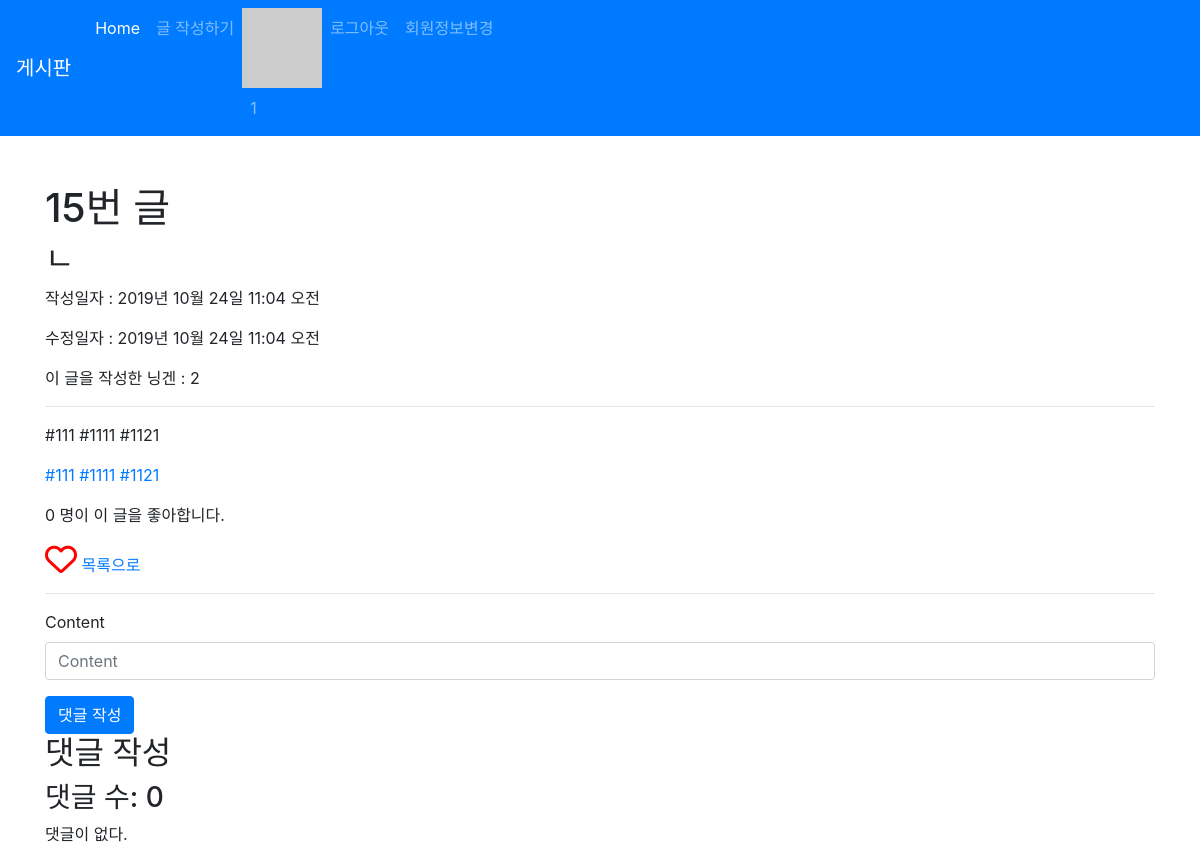
Before: /articles/15/ (signed in) with the older database file.
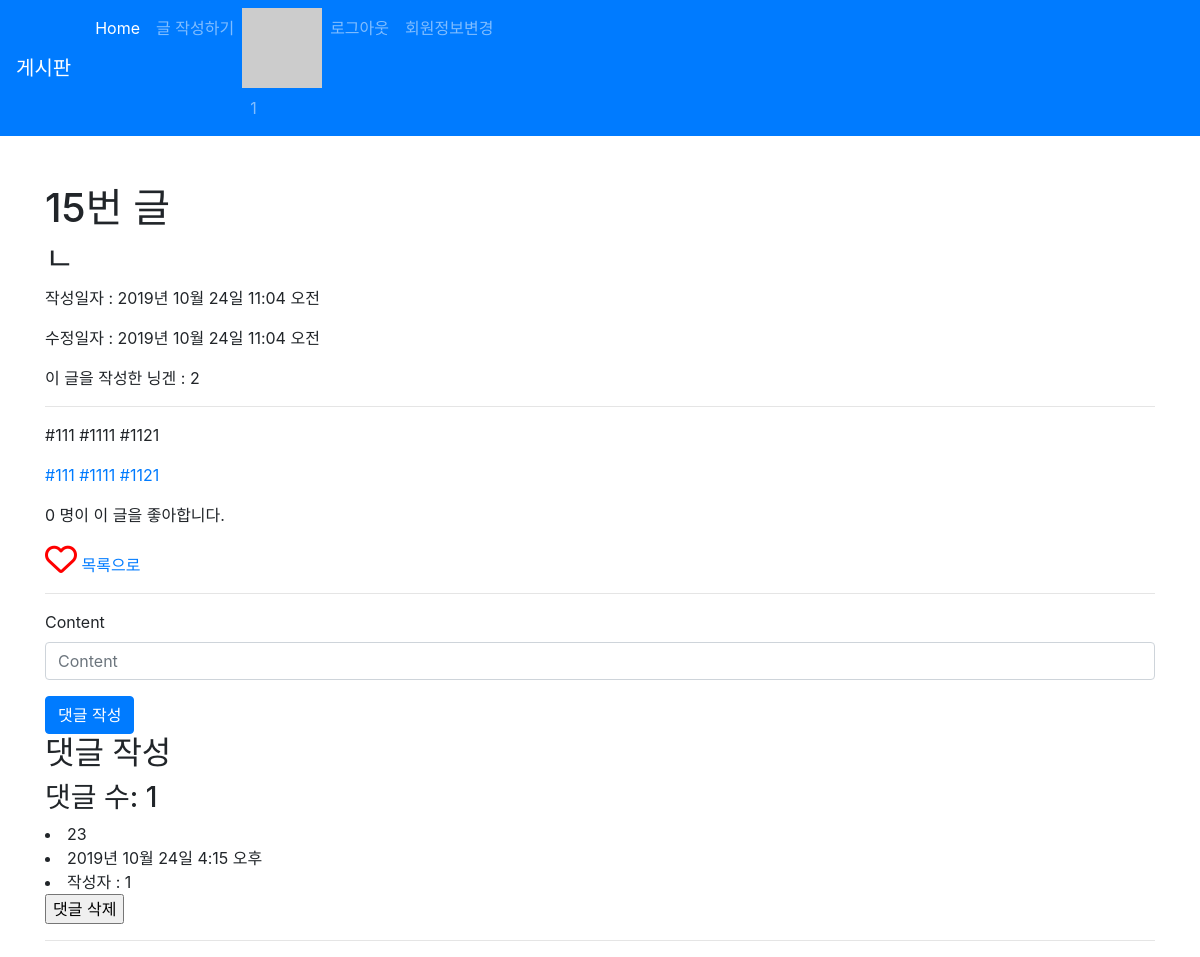
After: the same page with the newer database file.
### articles/models.py (models this page shows, shortened)
class Article(models.Model):
    title = models.CharField(max_length=10)
    content = models.TextField()
    image = models.ImageField(blank=True)
    image_thumbnail = ImageSpecField(
        processors=[ResizeToFill(300, 300)],   #
        format='JPEG',   # format 옵션
        options={'quality': 80}  # 압축 퀄리티
    )
    created_at = models.DateTimeField(auto_now_add=True)
    updated_at = models.DateTimeField(auto_now=True)
    user = models.ForeignKey(settings.AUTH_USER_MODEL, on_delete=models.CASCADE)  # 로그인된 User객체 저장
    like_users = models.ManyToManyField(settings.AUTH_USER_MODEL, related_name='like_articles', blank=True)
    hashtags = models.ManyToManyField(HashTag, related_name='articles', blank=True)

class HashTag(models.Model):
    content = models.TextField(unique=True)

class Comment(models.Model):
    content = models.CharField(max_length=140)
    created_at = models.DateTimeField(auto_now_add=True)
    article = models.ForeignKey(Article, on_delete=models.CASCADE)
    user = models.ForeignKey(settings.AUTH_USER_MODEL, on_delete=models.CASCADE)

### accounts/models.py (models this page shows)
class User(AbstractUser):  # 확장 가능성을 위해 직접 만들어서 사용 권장
    followers = models.ManyToManyField(settings.AUTH_USER_MODEL, related_name='followings', blank=True)

### articles/views.py (the view)
# urls.py: path('<int:article_pk>/', views.detail, name='detail'),
def detail(request, article_pk):
    article = get_object_or_404(Article, pk=article_pk)
    comments = article.comment_set.all()
    comment_form = CommentForm()
    a = ['22', '33', '44']
    context = {
        'article': article,
        'comments': comments,
        'comment_form': comment_form,
        'a': a
    }
    return render(request, 'articles/detail.html', context)

### articles/forms.py
class CommentForm(forms.ModelForm):
    class Meta:
        model = Comment
        exclude=('article','user',)

### articles/templatetags/gravatar.py (called while the page is built)
@register.filter
def makehash(user):
    email = user.email
    social_user = user.socialaccount_set.all().first()
    if social_user:
        return social_user.extra_data.get('properties').get('profile_image')
    return 'https://www.gravatar.com/avatar/' + hashlib.md5(email.strip().lower().encode('utf-8')).hexdigest()

### articles/templatetags/hashtag.py (called while the page is built)
@register.filter
def make_link(article):
    content = article.content + ' '
    hashtags = article.hashtags.all()
    for hashtag in hashtags:
        content = content.replace(hashtag.content+' ', f'<a href="/hashtags/{hashtag.pk}/"> {hashtag.content}</a>')
    return content

### articles/templates/articles/detail.html (shortened to what this page needs)
{% extends 'articles/base.html' %}
{% block body %}
{% load bootstrap4 %}
<h1>{{ article.id }}번 글</h1>
<h2>{{ article.title }}</h2>
<p>작성일자 : {{ article.created_at }}</p>
<p>수정일자 : {{ article.updated_at }}</p>
<p>이 글을 작성한 닝겐 : {{article.user}}</p>
<hr>
<p>{{ article.content|linebreaksbr }}</p>
{% load hashtag %}
<p>{{ article|make_link|safe }} </p>
<p><span id="like-count">{{article.like_users.count}}</span> 명이 이 글을 좋아합니다.</p>
{% if user in article.like_users.all%}
<i id="like-button" data-id="{{article.id}}" class="fas fa-heart fa-2x" style="color: red;"></i>
{% else %}
<i id="like-button" data-id="{{article.id}}" class="far fa-heart fa-2x" style="color: red;"></i>
{% endif %}
<a href="{% url 'articles:index' %}">목록으로</a>
<hr>
<form action="{% url 'articles:comment_create' article.pk %}" method='POST'>
    {% bootstrap_form comment_form %}
    {% buttons %}
    <button type="submit" class="btn btn-primary">댓글 작성</button>
    {% endbuttons %}
</form>
<h2>댓글 작성</h2>
<h3>댓글 수: {{comments.count}}</h3>
{% for comment in comments %}
<li>{{comment.content}}</li>
<li>{{comment.created_at}}</li>
<li>작성자 : {{comment.user}}</li>
{% if comment.user == user %}
<form action="{% url 'articles:comment_delete' article.pk comment.pk %}" method='POST'>
    <input type="submit" value="댓글 삭제">
</form>
{% endif %}
<hr>
{% empty %}
<p>댓글이 없다.</p>
{% endfor %}
{% endblock %}

Changed rows visible on the page:
computed for Article "2019년 10월 24일 11:04 오전": count "0" → "1"
added Comment: content "23", created_at "2019년 10월 24일 4:15 오후", user "1"
Other visible differences:
text no longer shown: "댓글이 없다."
